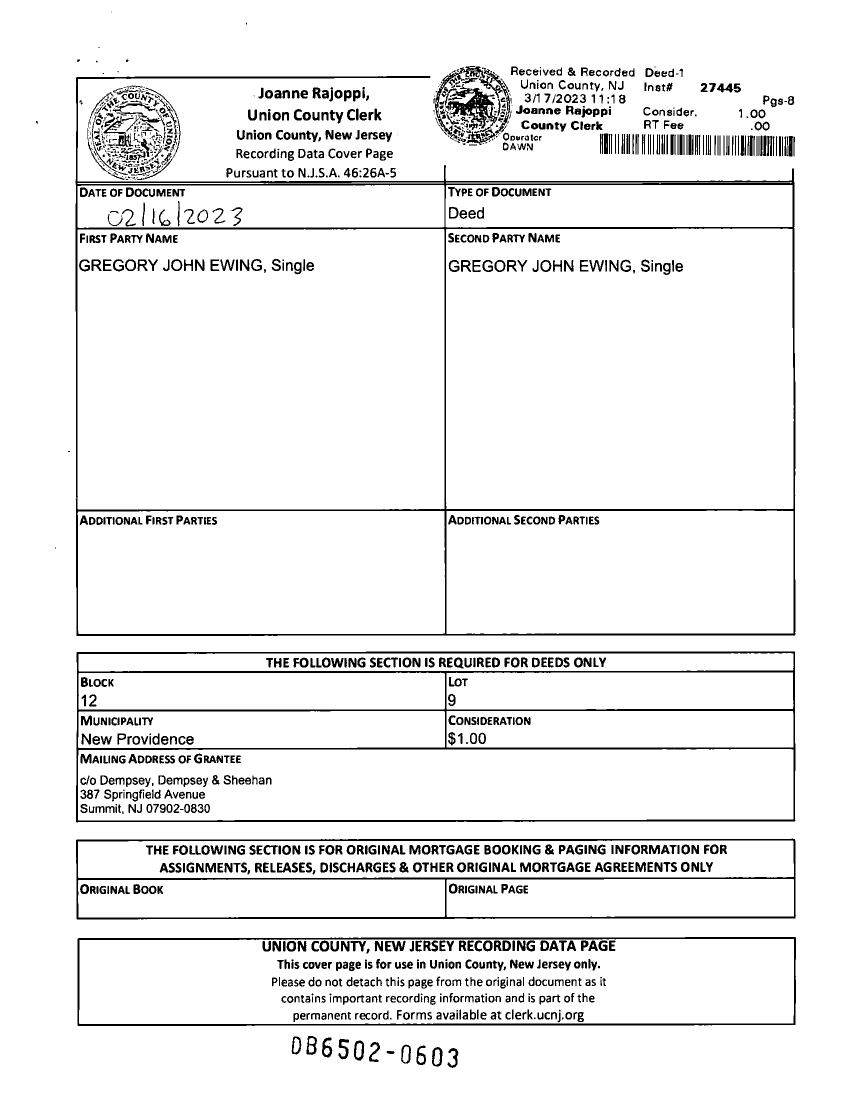
#> input picture image/Image_27445 - 2023 03 17.png, 1703 x 2229 px (shown at 1/2 size)
$ python main.py
#> lines starting #> are read from the running program, lines starting #| are printed output that depends on the picture; after the words box and inside, x2 and y2 are one past the last pixel; in counts of white or black regions, pixels touching at a corner belong together
### base.py
import cv2 as cv
import numpy as np
from abc import ABC, abstractmethod


class Base(ABC):
    '''Parent class for implementing default methods
    '''
    def __init__(self, image_path):
        self.image_path = image_path

    # [17 lines left out: functions show_destroy, save_process, run, not called in this run]

    def read_image(self, img):
        '''Expect an image path to be read using cv.imread()
        '''
#> called with img = 'image/Image_27445 - 2023 03 17.png'
        self.image = cv.imread(img)
#> self.image is the input picture: shape (2229, 1703, 3); 93.6% white; 1422 black regions (288 under 20 px), largest, box (x1, y1, x2, y2) and area: (151, 152, 1591, 1272) 37675, (152, 1303, 1591, 1645) 28791, (152, 1677, 1592, 1839) 16594
        assert self.image is not None, "Check file name or path!"

    def grayscale(self, original_image):
        '''Gray-scale a BGR image using cvtColor()
        '''
        return cv.cvtColor(original_image, cv.COLOR_BGR2GRAY)

    def threshold_image(self, gray_image):
        '''Convert a grayscale image into a binary using cv.threshold()
        '''
        return cv.threshold(gray_image, 120, 255, cv.THRESH_BINARY)[1]

    def invert_image(self, binary_image):
        '''Inverte a binary image using cv.bitwise_not()
        '''
        return cv.bitwise_not(binary_image)


### box_extractor.py
import cv2 as cv
import numpy as np
from base import Base

class BoxExtractor(Base):

    def run(self, start=0, end=None):
        '''Main class function.
        \n Return a list with contours of boxes that contain wanted text boxes (cells).
        '''
        self.read_image(self.image_path)
        self.gray = self.grayscale(self.image)
        self.save_process(self.gray, '0_gray')
        self.binary = self.threshold_image(self.gray)
        self.save_process(self.binary, '1_binary')
        self.inverted = self.invert_image(self.binary)
        self.save_process(self.inverted, '2_inverted')
        self.find_horizontal_countours()
        self.save_process(self.with_horizontal_lines, '3_hoizontal')
        self.find_vertical_countours()
        self.save_process(self.with_vertical_lines, '4_vertical')
        self.find_boxes()
        self.save_process(self.combined_dilated, '5_combined')
        self.find_contours()
        self.save_process(self.original_with_all_contourrs, '6_original_with_all_contourrs')
        self.filter_boxes_contours()
        self.draw_rects_on_original(self.image, start, end)
        self.save_process(self.orig_with_rects_only, '7_orig_with_rects_only')
        return self.rects

    # [8 lines left out: function show_destroy, not called in this run]

    def save_process(self, img, name):
        '''Save given image with name to "process_images/box_extractor/"
        '''
        img_name = f"process_images/box_extractor/{name}.jpg"
        cv.imwrite(img_name, img)
        # self.show_destroy(f'{name}', img)

    def find_horizontal_countours(self):
        '''Finds horizontal lines of tables in the image
        '''
        horizontal = np.copy(self.inverted)
        horizontal_SE = self.inverted.shape[1]
        h_kernel = cv.getStructuringElement(cv.MORPH_RECT, (horizontal_SE//30, 1))
        horizontal = cv.erode(horizontal, h_kernel)
#> horizontal: shape (2229, 1703); 1.9% white; 17 white regions, largest, box (x1, y1, x2, y2) and area: (181, 1303, 1563, 1308) 4986, (183, 1874, 1565, 1880) 4970, (181, 1833, 1564, 1839) 4901
        self.with_horizontal_lines = cv.dilate(horizontal, h_kernel, iterations=3)
#> self.with_horizontal_lines: shape (2229, 1703); 2.3% white; 17 white regions, largest, box (x1, y1, x2, y2) and area: (102, 1874, 1649, 1880) 5960, (100, 1833, 1648, 1839) 5891, (100, 1303, 1647, 1308) 5811

    def find_vertical_countours(self):
        '''Finds vertical lines of tables in the image
        '''
        vertical = np.copy(self.inverted)
        vertical_SE = self.inverted.shape[0]
        v_kernel = cv.getStructuringElement(cv.MORPH_RECT, (1, vertical_SE//20))
        vertical = cv.erode(vertical, v_kernel)
#> vertical: shape (2229, 1703); 0.26% white; 10 white regions, largest, box (x1, y1, x2, y2) and area: (151, 209, 156, 1217) 2974, (1585, 392, 1591, 1216) 2317, (889, 385, 893, 1216) 2296
        self.with_vertical_lines = cv.dilate(vertical, v_kernel)
#> self.with_vertical_lines: shape (2229, 1703); 0.38% white; 10 white regions, largest, box (x1, y1, x2, y2) and area: (151, 154, 156, 1272) 3744, (1585, 337, 1591, 1271) 3087, (889, 330, 893, 1271) 2736

    def find_boxes(self):
        '''Combine lines making complete, dilated boxes in image
        '''
        combined = cv.add(self.with_horizontal_lines, self.with_vertical_lines)
#> combined: shape (2229, 1703); 2.7% white; 5 white regions, box (x1, y1, x2, y2) and area: (98, 152, 1648, 1272) 39781, (99, 1303, 1648, 1645) 30790, (99, 1678, 1648, 1839) 17762, (102, 1874, 1649, 2052) 12829, (843, 208, 1045, 209) 202
        kernel = cv.getStructuringElement(cv.MORPH_RECT, (2, 2))
        self.combined_dilated = cv.dilate(combined, kernel, iterations=5)
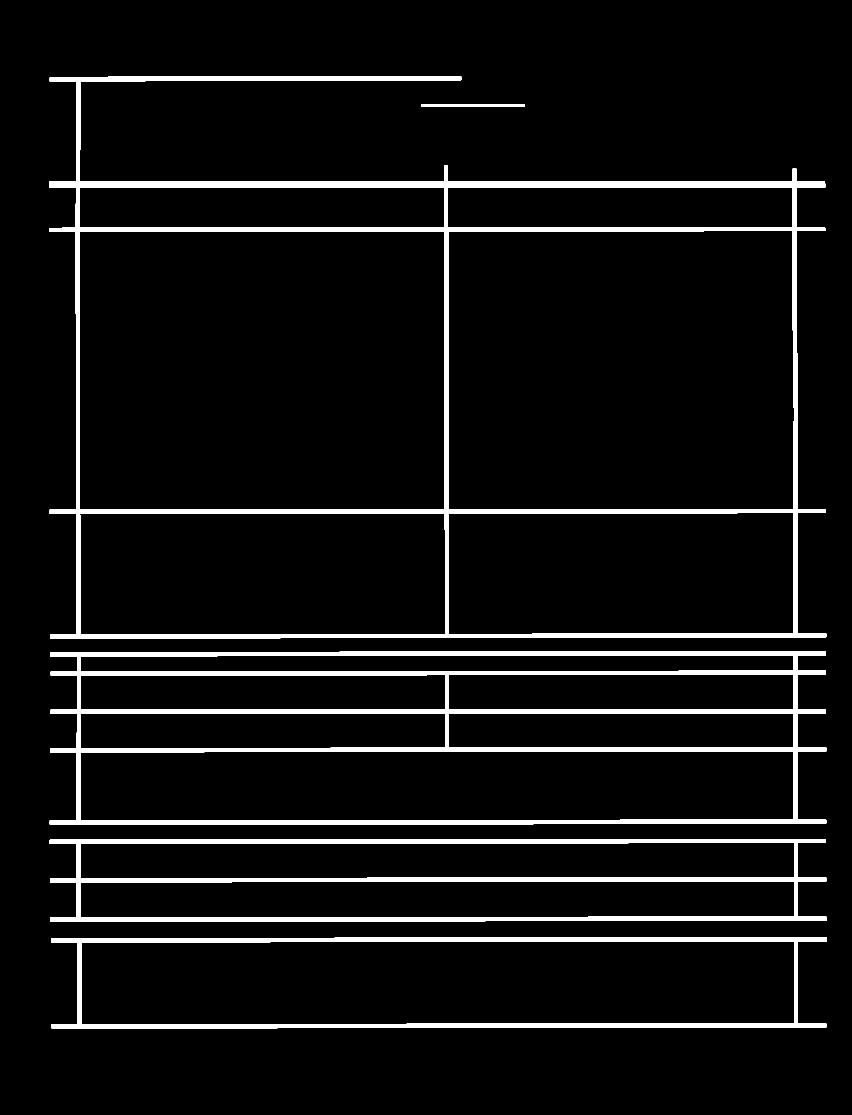
#> self.combined_dilated: shape (2229, 1703) (shown at 1/2 size); 6.3% white; 5 white regions

    def find_contours(self):
        '''Find & draw contours
        '''
        self.contours, hierarchy = cv.findContours(self.combined_dilated, cv.RETR_TREE, cv.CHAIN_APPROX_SIMPLE)
#> self.contours = 20 contours; largest, box (x1, y1, x2, y2) and area: (98, 152, 1653, 1277) 1328702, (99, 1303, 1653, 1650) 500156, (159, 462, 890, 1020) 406036, (896, 461, 1589, 1019) 383922, (102, 1874, 1654, 2057) 260930
        self.original_with_all_contourrs = self.image.copy()
        self.original_with_all_contourrs = cv.drawContours(self.original_with_all_contourrs, self.contours, -1, (255, 0, 0), 2)
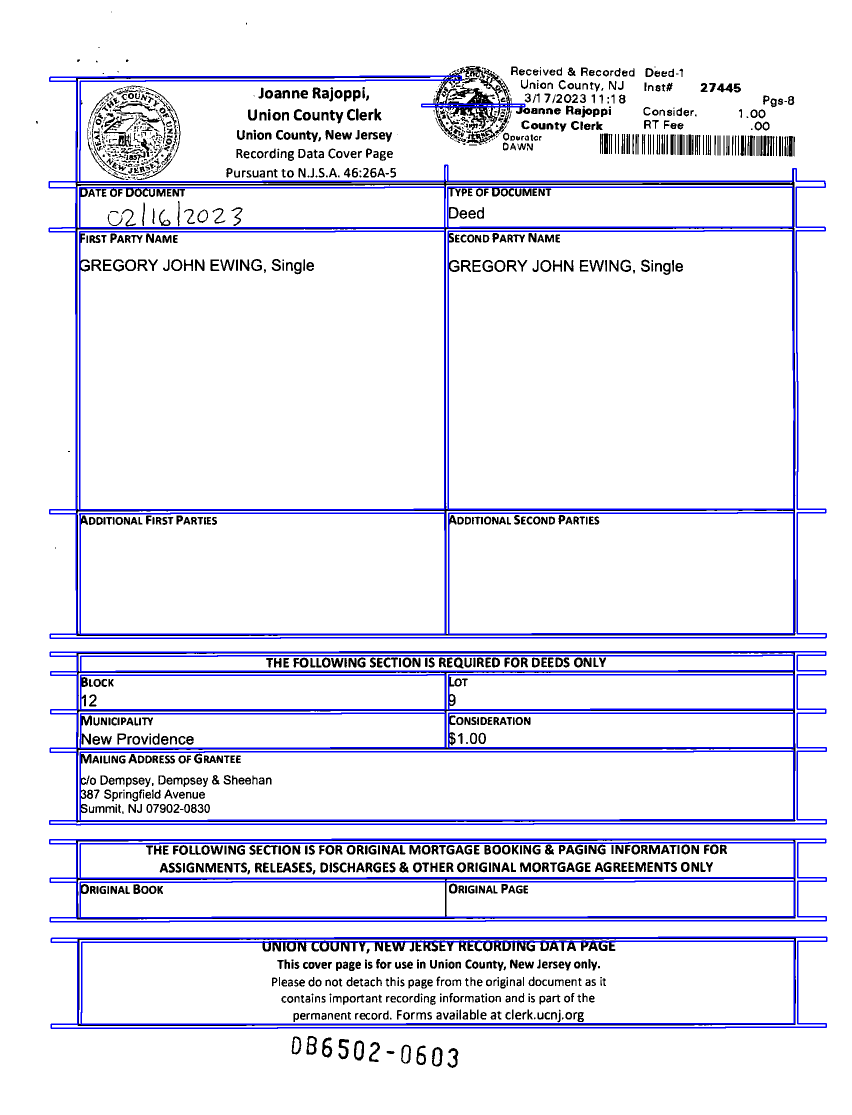
#> self.original_with_all_contourrs: shape (2229, 1703, 3) (shown at 1/2 size); 4.26% of pixels changed, all inside (x1, y1, x2, y2) = (97, 151, 1655, 2058)

    def filter_boxes_contours(self):
        '''Approximate -bad- rectangular contours to -good- rects and Exclude small-area rects
        '''
        self.rects = []
        for cont in self.contours:
            peri = cv.arcLength(cont, True)
            approx = cv.approxPolyDP(cont, 0.01*peri, True)
            if len(approx) == 4 and cv.contourArea(cont) > 10* 10**3:
                self.rects.append(cont)
#> this loop made 20 passes
#> (peri, approx) on passes 2, 4, 5, 7, 8, 9, 10: (3179.3, [[1588, 1883], [1587, 2047], [162, 2047], [164, 1884]]), (2997.3, [[1588, 1763], [1587, 1833], [160, 1834], [161, 1764]]), (2993.9, [[1588, 1686], [1587, 1755], [160, 1755], [161, 1687]]), (3127.3, [[1587, 1503], [1586, 1639], [160, 1640], [161, 1504]]), (1515.7, [[897, 1427], [1586, 1426], [1587, 1494], [898, 1495]]), (1595.9, [[890, 1427], [889, 1495], [160, 1495], [162, 1427]]), (1517.1, [[897, 1350], [1586, 1349], [1587, 1417], [898, 1419]])
#> after the loop, self.rects = 15 contours; largest, box (x1, y1, x2, y2) and area: (159, 462, 890, 1020) 406036, (896, 461, 1589, 1019) 383922, (162, 1882, 1589, 2049) 234352, (160, 1502, 1588, 1642) 195357, (159, 1026, 891, 1269) 176446

    def draw_rects_on_original(self, image, start: int, end: int):
        '''Show boxes contours on image, to allow choosing start and end rects,
        mainly for choosing which to send to OCR and ignoring unwanted rects.\n
        (different images shows variable contour results)
        '''
#> called with start = 3
        orig_with_rects_only = image.copy()
        self.rects = self.rects[start:end] #*
#> self.rects = 12 contours; largest, box (x1, y1, x2, y2) and area: (159, 462, 890, 1020) 406036, (896, 461, 1589, 1019) 383922, (160, 1502, 1588, 1642) 195357, (159, 1026, 891, 1269) 176446, (897, 1025, 1588, 1269) 166567
        self.rects.reverse() # Boxes' contours are in reversed order normally
        self.rects = self.rects[:6] + self.rects[7:] # ignore unwanted text box in the middle
#> self.rects = 11 contours; largest, box (x1, y1, x2, y2) and area: (159, 462, 890, 1020) 406036, (896, 461, 1589, 1019) 383922, (160, 1502, 1588, 1642) 195357, (159, 1026, 891, 1269) 176446, (897, 1025, 1588, 1269) 166567
        self.orig_with_rects_only = cv.drawContours(orig_with_rects_only, self.rects, -1, (255, 0, 0), 2)
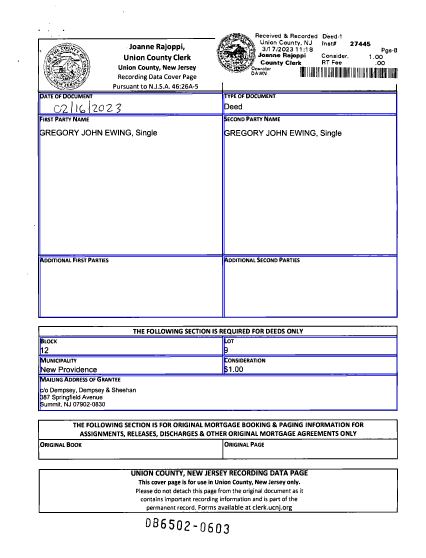
#> self.orig_with_rects_only: shape (2229, 1703, 3) (shown at 1/4 size); mean B, G, R 240.1, 235.8, 235.8
#> `rects = box_extractor.run(3)`: rects has the same summary as self.rects in draw_rects_on_original


# '''
# #* rects[3:-1]
# we use only some rects in rects[start:end] as different images show different results
# for depending on image's quality, clarity and resilution.
# So we determine which boxes to start and to end up with, sending them to OCR.
# '''

### ocr_boxes.py
import os
import cv2 as cv
import numpy as np
import subprocess
from base import Base


ocr_images_path = r'process_images/ocr_slices'

class OcrBoxes(Base):

    def __init__(self, image_path, rects_contours):
#> called with image_path = 'image/Image_27445 - 2023 03 17.png'
        super().__init__(image_path)
        self.rects_contours = rects_contours
#> self.rects_contours has the same summary as self.rects in draw_rects_on_original

    def run(self):
        '''Main class function.
        '''
        self.read_image(self.image_path)
        self.convert_contours_to_boxes()
        self.tesseract_work()
        self.export_text()

    # [19 lines left out: functions show_destroy, save_process, remove_lines_and_noise, not called in this run]


    def convert_contours_to_boxes(self):
        '''Crop each bounding box of text to a new image for ocr
        '''
        self.boxes = []
        for box_number, contour in enumerate(self.rects_contours):
            x, y, w, h = cv.boundingRect(contour)
            cropped = self.image[y-5:y+h , x-5:x+w]
            crop_name = f"{ocr_images_path}/{str(box_number)}_ocr.jpg"
            inverted = self.process_image(cropped, box_number)
            # noise_removed = self.remove_noise(inverted)
            # self.show_destroy(f'{crop_name}', inverted)
            cv.imwrite(crop_name, inverted)
#> this loop made 11 passes
#> (x, y, w, h, crop_name) on passes 1 to 7: (159, 374, 731, 82, 'process_images/ocr_slices/0_ocr.jpg'), (895, 374, 691, 82, 'process_images/ocr_slices/1_ocr.jpg'), (896, 461, 693, 558, 'process_images/ocr_slices/2_ocr.jpg'), (159, 462, 731, 558, 'process_images/ocr_slices/3_ocr.jpg'), (897, 1025, 691, 244, 'process_images/ocr_slices/4_ocr.jpg'), (159, 1026, 732, 243, 'process_images/ocr_slices/5_ocr.jpg'), (161, 1349, 730, 71, 'process_images/ocr_slices/6_ocr.jpg')
#> pass 1, in convert_contours_to_boxes, `cropped = self.image[y-5:y+h , x-5:x+w]`:
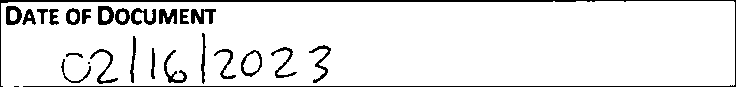
#> cropped: shape (87, 736, 3); 91.2% white; 26 black regions (2 under 20 px), largest, box (x1, y1, x2, y2) and area: (0, 0, 736, 87) 2214, (191, 9, 216, 24) 229, (131, 8, 156, 25) 218
#> pass 2, in convert_contours_to_boxes, `cropped = self.image[y-5:y+h , x-5:x+w]`:
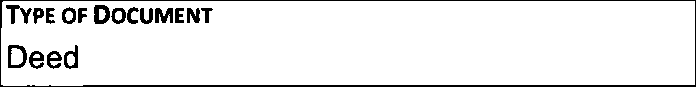
#> cropped: shape (87, 696, 3); 92.4% white; 18 black regions, largest, box (x1, y1, x2, y2) and area: (0, 0, 696, 87) 2212, (8, 45, 27, 68) 213, (94, 5, 110, 24) 206
#> after the loop:
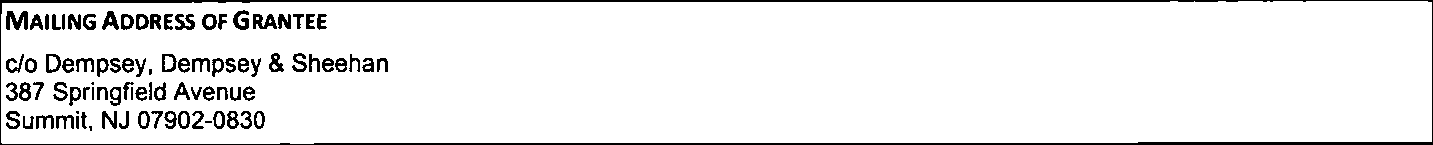
#> cropped: shape (145, 1433, 3); 92.7% white; 88 black regions (5 under 20 px), largest, box (x1, y1, x2, y2) and area: (0, 0, 1433, 145) 6035, (6, 11, 28, 30) 277, (253, 14, 277, 29) 228

    def process_image(self, cropped_image, image_number):
        '''Process image before erosion & dilation
        '''
        gray = self.grayscale(cropped_image)
        binary = self.threshold_image(gray)
        inverted = self.invert_image(binary)
        return inverted

    # [7 lines left out: function remove_noise, not called in this run]

    def tesseract_work(self):
        '''
        '''
        self.final_text = []
        # ocr_slices = [f'{ocr_images_path}/{i}' for i in os.listdir(ocr_images_path)]
#> (the run stopped early here; a loop or call above may not have finished)

$ run again, with process_images/ocr_slices/0_ocr.jpg saved as image/Image_27445 - 2023 03 17.png
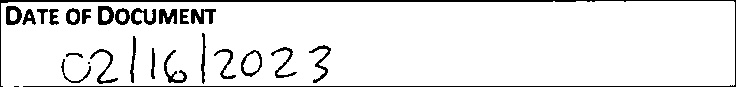
#> input picture process_images/ocr_slices/0_ocr.jpg, 736 x 87 px
#> in read_image, self.image is the input picture: shape (87, 736, 3); min 0, max 255, mean 232.5
#> in invert_image, `return cv.bitwise_not(binary_image)`:
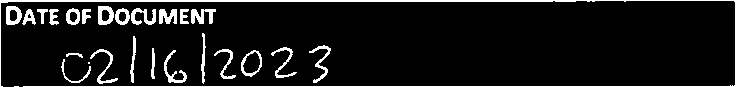
#> returned value: shape (87, 736); 8.8% white; 26 white regions (2 under 20 px), largest, box (x1, y1, x2, y2) and area: (0, 0, 736, 87) 2214, (191, 9, 216, 24) 229, (131, 8, 156, 25) 218
#> horizontal: shape (87, 736); 3.1% white; 2 white regions, box (x1, y1, x2, y2) and area: (0, 0, 736, 2) 1278, (35, 86, 736, 87) 701
#> self.with_horizontal_lines: shape (87, 736); 3.2% white; 2 white regions, box (x1, y1, x2, y2) and area: (0, 0, 736, 2) 1314, (2, 86, 736, 87) 734
#> vertical: shape (87, 736); 3.8% white in thin lines or dots
#> self.with_vertical_lines: shape (87, 736); 7.1% white; 64 white regions (29 under 20 px), largest, box (x1, y1, x2, y2) and area: (0, 0, 553, 87) 1750, (98, 7, 114, 26) 200, (159, 10, 177, 25) 196
#> combined: shape (87, 736); 8.5% white; 59 white regions (26 under 20 px), largest, box (x1, y1, x2, y2) and area: (0, 0, 736, 87) 2816, (98, 7, 114, 26) 200, (159, 10, 177, 25) 196
#> self.combined_dilated: shape (87, 736); 23.8% white; 14 white regions
#> self.contours = 21 contours, 6 with area under 20; largest, box (x1, y1, x2, y2) and area: (0, 0, 736, 87) 63210, (5, 5, 736, 87) 53115, (191, 10, 218, 30) 492, (66, 9, 92, 31) 473, (275, 48, 297, 84) 346
#> in find_contours, `self.original_with_all_contourrs = cv.drawContours(self.original_with_..`:
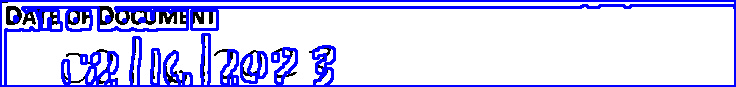
#> self.original_with_all_contourrs: shape (87, 736, 3); 17.44% of pixels changed, all inside (x1, y1, x2, y2) = (0, 0, 736, 87)
#> the loop in filter_boxes_contours, `for cont in self.contours:` made 21 passes
#> peri on passes 2, 4, 5, 6, 7, 9, 10, 11: 13.66, 13.07, 12.49, 12.49, 2516.1, 45.9, 57.66, 80.63
#> after the loop in filter_boxes_contours, `for cont in self.contours:`: self.rects = [[[0, 0], [0, 86], [735, 86], [735, 0]]]
#> in draw_rects_on_original, `self.rects = self.rects[start:end]`: self.rects = []
